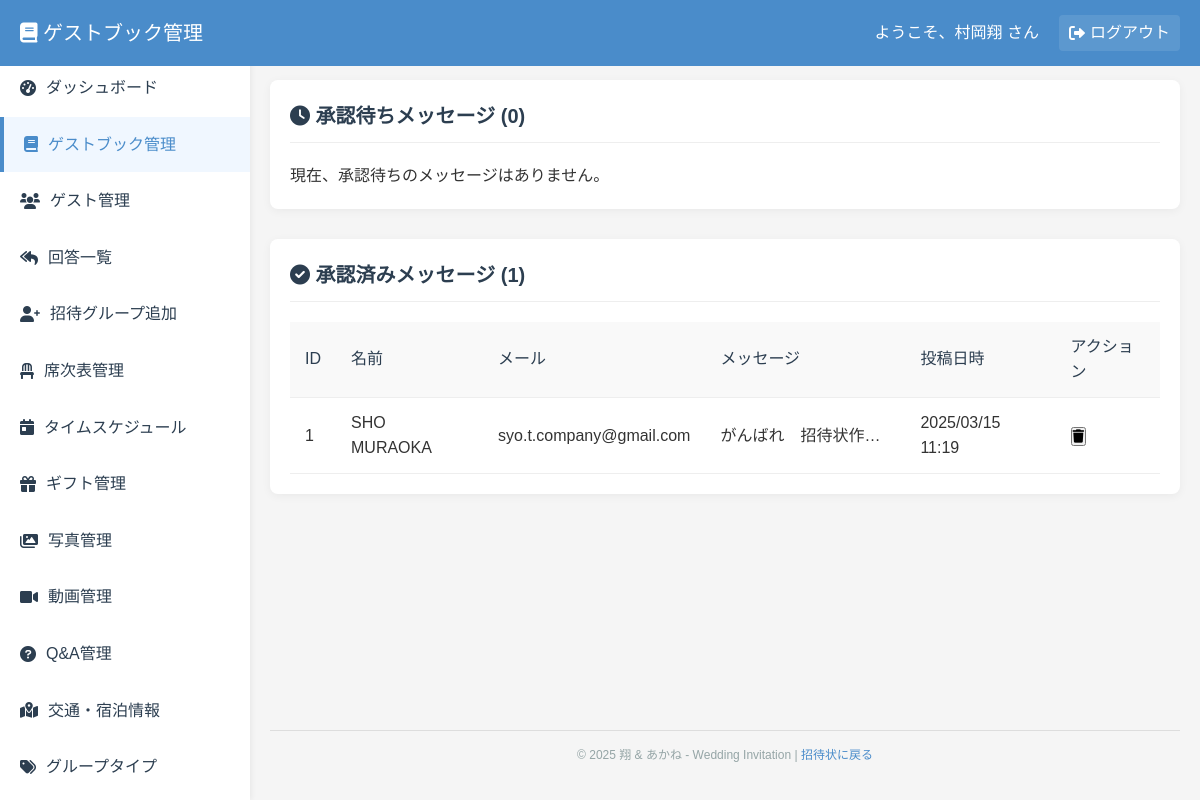
The app's page /admin/guestbook.php (signed in) with its own data.
### tables this page shows
CREATE TABLE `guestbook` (
  `id` int(11) NOT NULL AUTO_INCREMENT,
  `name` varchar(100) NOT NULL,
  `email` varchar(200) NOT NULL,
  `group_name` varchar(200) DEFAULT NULL,
  `message` text NOT NULL,
  `approved` tinyint(1) NOT NULL DEFAULT 0,
  `created_at` timestamp NOT NULL DEFAULT current_timestamp(),
  PRIMARY KEY (`id`)
);

### admin/guestbook.php (the view, shortened to what this page needs)
<?php
require_once '../config.php';
try {
    $pdo->exec("CREATE TABLE IF NOT EXISTS guestbook (
        id INT AUTO_INCREMENT PRIMARY KEY,
        name VARCHAR(100) NOT NULL,
        email VARCHAR(255) NOT NULL,
        message TEXT NOT NULL,
        approved TINYINT(1) DEFAULT 0,
        created_at TIMESTAMP DEFAULT CURRENT_TIMESTAMP
    )");
} catch (PDOException $e) {
    $_SESSION['admin_error'] = "テーブル確認中にエラーが発生しました: " . $e->getMessage();
}
$pending_messages = [];
$approved_messages = [];
try {
    $stmt = $pdo->prepare("SELECT * FROM guestbook WHERE approved = 0 ORDER BY created_at DESC");
    $stmt->execute();
    $pending_messages = $stmt->fetchAll();
    $stmt = $pdo->prepare("SELECT * FROM guestbook WHERE approved = 1 ORDER BY created_at DESC");
    $stmt->execute();
    $approved_messages = $stmt->fetchAll();
} catch (PDOException $e) {
    $_SESSION['admin_error'] = "メッセージ取得中にエラーが発生しました: " . $e->getMessage();
}
?>
<!DOCTYPE html>
<html lang="ja">
<head>
    <link rel="stylesheet" href="../css/style.css">
    <link rel="stylesheet" href="css/admin.css">
    <link rel="stylesheet" href="https://cdnjs.cloudflare.com/ajax/libs/font-awesome/6.0.0/css/all.min.css">
</head>
<body class="admin-body">
    <div class="admin-dashboard">
        <header class="admin-dashboard-header">
            <div class="admin-logo">
                <h1><i class="fas fa-book"></i> ゲストブック管理</h1>
            </div>
            <div class="admin-user">
                <span>ようこそ、<?= htmlspecialchars($_SESSION['admin_username']) ?> さん</span>
                <a href="logout.php" class="admin-logout"><i class="fas fa-sign-out-alt"></i> ログアウト</a>
            </div>
        </header>
        <div class="admin-dashboard-content">
            <?php include 'inc/sidebar.php'; ?>
            <div class="admin-main">
                <div class="admin-content-wrapper">
                <section class="admin-section">
                    <h2><i class="fas fa-clock"></i> 承認待ちメッセージ (<?php echo count($pending_messages); ?>)</h2>
                    <?php if (empty($pending_messages)): ?>
                        <p class="no-data">現在、承認待ちのメッセージはありません。</p>
                    <?php endif; ?>
                </section>
                <section class="admin-section">
                    <h2><i class="fas fa-check-circle"></i> 承認済みメッセージ (<?php echo count($approved_messages); ?>)</h2>
                    <?php if (empty($approved_messages)): ?>
                        <p class="no-data">現在、承認済みのメッセージはありません。</p>
                    <?php else: ?>
                        <div class="table-responsive">
                            <table class="admin-table">
                                <thead>
                                    <tr>
                                        <th>ID</th>
                                        <th>名前</th>
                                        <th>メール</th>
                                        <th>メッセージ</th>
                                        <th>投稿日時</th>
                                        <th>アクション</th>
                                    </tr>
                                </thead>
                                <tbody>
                                    <?php foreach ($approved_messages as $message): ?>
                                        <tr>
                                            <td><?php echo htmlspecialchars($message['id']); ?></td>
                                            <td><?php echo htmlspecialchars($message['name']); ?></td>
                                            <td><?php echo htmlspecialchars($message['email']); ?></td>
                                            <td class="message-cell"><?php echo nl2br(htmlspecialchars($message['message'])); ?></td>
                                            <td><?php echo date('Y/m/d H:i', strtotime($message['created_at'])); ?></td>
                                            <td class="actions-cell">
                                                <form method="post" class="inline-form" onsubmit="return confirm('このメッセージを削除してもよろしいですか？');">
                                                    <button type="submit" class="btn btn-delete" title="削除"><i class="fas fa-trash"></i></button>
                                                </form>
                                            </td>
                                        </tr>
                                    <?php endforeach; ?>
                                </tbody>
                            </table>
                        </div>
                    <?php endif; ?>
                </section>
                </div>
                <?php include 'inc/footer.php'; ?>
</body>
</html>

### css/style.css (style rules this page uses)
:root { --primary-color: #ffffff; --accent-color: #4CAF50; --accent-light: #81C784; --accent-dark: #388E3C; --text-color: #333333; --background-light: #f8f9fa; --shadow-color: rgba(0, 0, 0, 0.1); --gold: #d4af37; --light-gold: #f1e6c1; --cream: #fcf8e8; --pink-accent: #f8bbd0; --pink-light: #fce4ec; --pink-dark: #ec407a; }
* { box-sizing: border-box; margin: 0; padding: 0; }
body { font-family: 'Noto Serif JP', serif; margin: 0; padding: 0; background: url('../images/leaves-bg.png') repeat; background-size: 400px; background-attachment: fixed; color: #2c3e50; line-height: 1.6; min-height: 100vh; display: flex; flex-direction: column; justify-content: flex-start; align-items: center; }
body::before { content: ''; position: fixed; top: 0; left: 0; width: 100%; height: 100%; background-image: url('../images/leaves-bg.png'); background-size: 300px; background-repeat: repeat; opacity: 0.05; z-index: -1; }

### admin/css/admin.css (style rules this page uses)
:root { --admin-primary: #4a8cca; --admin-secondary: #2c3e50; --admin-success: #2ecc71; --admin-danger: #e74c3c; --admin-warning: #f39c12; --admin-info: #3498db; --admin-light: #ecf0f1; --admin-dark: #2c3e50; --admin-gray: #95a5a6; --admin-border: #ddd; }
.admin-body { font-family: 'Noto Sans JP', sans-serif; background-color: #f5f5f5; margin: 0; padding: 0; color: #333; }
.admin-dashboard { display: flex; flex-direction: column; min-height: 100vh; }
.admin-dashboard-header { background-color: var(--admin-primary); color: white; padding: 15px 20px; display: flex; justify-content: space-between; align-items: center; position: fixed; top: 0; left: 0; right: 0; z-index: 1000; }
.admin-logo h1 { margin: 0; font-size: 20px; font-weight: 500; }
.admin-user { display: flex; align-items: center; gap: 20px; }
.admin-logout { color: white; text-decoration: none; display: inline-flex; align-items: center; gap: 5px; padding: 5px 10px; border-radius: 4px; background-color: rgba(255, 255, 255, 0.1); transition: background-color 0.3s; }
.admin-dashboard-content { display: flex; flex: 1; margin-top: 60px; min-height: calc(100vh - 60px); }
.admin-main { flex: 1; padding: 20px; margin-left: 250px; min-height: calc(100vh - 60px); display: flex; flex-direction: column; width: calc(100% - 250px); box-sizing: border-box; }
.admin-content-wrapper { flex: 1; display: flex; flex-direction: column; }
.admin-section { background-color: white; border-radius: 8px; box-shadow: 0 2px 10px rgba(0, 0, 0, 0.05); padding: 20px; margin-bottom: 30px; }
.admin-section h2 { margin-top: 0; margin-bottom: 20px; color: var(--admin-secondary); font-size: 20px; padding-bottom: 10px; border-bottom: 1px solid #eee; }
.admin-table { width: 100%; border-collapse: collapse; }
.admin-table th, .admin-table td { padding: 12px 15px; text-align: left; border-bottom: 1px solid #eee; }
.admin-table th { background-color: #f9f9f9; color: var(--admin-secondary); font-weight: 500; }
.admin-table .message-cell { max-width: 200px; white-space: nowrap; overflow: hidden; text-overflow: ellipsis; }

### records on screen
guestbook: id "1", name "SHO MURAOKA", email "syo.t.company@gmail.com", message "がんばれ 招待状作…", created_at "2025/03/15 11:19"

### other values on screen
$_SESSION['admin_username'] "村岡翔"
$item['text'] "ダッシュボード"
$item['text'] "ゲストブック管理"
$item['text'] "ゲスト管理"
$item['text'] "回答一覧"
$item['text'] "招待グループ追加"
$item['text'] "席次表管理"
$item['text'] "タイムスケジュール"
$item['text'] "ギフト管理"
$item['text'] "写真管理"
$item['text'] "動画管理"
$item['text'] "Q&A管理"
$item['text'] "交通・宿泊情報"
$item['text'] "グループタイプ"
count($pending_messages) "0"
